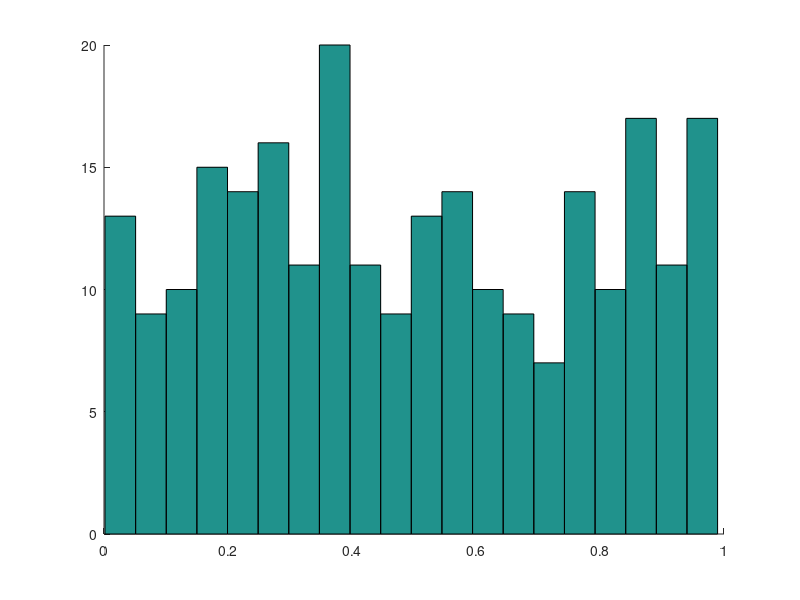

Reproduce this figure in MATLAB. (Note: this script raises an error after producing the figure.)
clear

%% clear figures
for j = 1:21
    figure(j)
    clf
end

%% settings/parameters
num_competitors = 250;% number of total competitors

num_traits = 1; % we want to generalize to more dimensions
f_mode = 3;% Which of the performance functions is to be used
fit_mode = 'cubic'; % Whether to use interpolation, cubic, or quintic fit

genetic_drift = 0.5*10^(-2);% Amount that the traits can change with reproduction
num_epochs = 50;% Number of evolutionary steps in each trial

num_experiments = 10;% Number of total trials
games_per_competitor = 100;% Number of games each competitor plays to determine fitness

num_conv_rate_boundary = 10;%Number of times we run convergence rate analysis for boundary cases
num_conv_rate_interior = 10;%Number of times we run convergence rate analysis for interior cases
% num_conv_rate = 10^6;% Number of competitors in convergence rate analysis
std_bounds = [-2.5,-1]; % bounds on range of stds to test for convergence (log base 10)
num_stds = 40;% Number of standard deviations that we run convergence rate analysis over
network_sample_size = 100; % size of network to sample per trial in convergence test
epoch_bounds = [10,10^3]; % max and min number of trials to run in convergence test
tol = 10^(-4); % desired tolerance on estimated rho in convergence test

tic;

%% Save parameters to results struct
results.parameters.num_competitors = num_competitors;
results.parameters.num_traits = num_traits;

results.parameters.f_mode = f_mode;
result.parameters.fit_mode = fit_mode;

results.parameters.genetic_drift = genetic_drift;
results.parameters.num_epochs = num_epochs;
results.parameters.num_experiments = num_experiments;

results.parameters.games_per_competitor = games_per_competitor;
results.parameters.num_conv_rate_boundary = num_conv_rate_boundary;
results.parameters.num_conv_rate_interior = num_conv_rate_interior;
% results.parameters.num_conv_rate = num_conv_rate;
results.parameters.std_bounds = std_bounds;
results.parameters.network_sample_size = network_sample_size;
results.epoch_bounds = [10,10^3];
results.tol = tol;

%% generate edge to endpoint mapping
edge_to_endpoints = NaN(num_competitors*(num_competitors - 1)/2,2);
k = 0;
for i = 1:num_competitors-1
    for j = i+1:num_competitors
        k = k+1;
        edge_to_endpoints(k,:) = [i,j];
    end
end


%% define performance function
if f_mode == 1
    %f = @(x,y) Moran_performance_function_interp(x,y,'log_odds_moran_pd');
    f = @(x,y) performance_pd_moran_24_individuals(x,y,fit_mode);
elseif f_mode == 2
    f = @(x,y) performance_stag_moran_24_individuals(x,y,fit_mode);
elseif f_mode == 3
    f = @(x,y) Moran_performance_function_interp(x,y,'log_odds_moran_chicken_10000_midway');
end


%% preallocate (generate data array that tracks data over multiple experiments)
experiment_array = zeros(num_experiments,12); % will store experimental results at end of evolution
step_by_step = NaN(num_epochs,6,num_experiments); % will store experimental results over each step

grad = NaN(num_traits,num_experiments); % stores gradient in performance at end of evolution
Hessian.xx = cell(num_experiments,1); % stores on diagonal block of the Hessian at end of evolution
Hessian.xy = cell(num_experiments,1); % stores off diagonal block of the Hessian at end of evolution

epsilon_prediction = NaN(num_experiments,1); % stores predicted value of epsilon at end of each experiment
rhos.prediction = NaN(num_experiments,1); % stores predicted value of rho (correlation coefficient) at end of each experiment
rhos.empirical = NaN(num_experiments,1); % stores the empirical value of rho at the end of each experiment
rel_intransitivity_prediction = NaN(num_experiments,1); % stores the predicted relative intransitivity at the end of each experiment
rhos.convergence.boundary.analytic = NaN(num_experiments,num_stds); % stores predicted correlation coefficient as a function of standard deviation around final centroid
rhos.convergence.interior.analytic = NaN(num_experiments,num_stds); % stores predicted correlation coefficient as a function of standard deviation around final centroid
rhos.convergence.boundary.mean = NaN(num_experiments,num_stds); % stores empirical correlation coefficient as a function of standard deviation around final centroid
rhos.convergence.interior.mean = NaN(num_experiments,num_stds); % stores empirical correlation coefficient as a function of standard deviation around final centroid
rhos.convergence.boundary.std = NaN(num_experiments,num_stds); % stores std in empirical correlation coefficient as a function of standard deviation around final centroid
rhos.convergence.interior.std = NaN(num_experiments,num_stds); % stores std in empirical correlation coefficient as a function of standard deviation around final centroid
boundary_correlation_coefficient = NaN(num_experiments,num_stds); % stores empirical correlation coefficient as a function of standard deviation around final centroid if on boundary
interior_correlation_coefficient = NaN(num_experiments,num_stds); % stores empirical correlation coefficient as a function of standard deviation around final centroid if in interior


%% loop over experiments
for experiment = 1:num_experiments
    
    %% randomly generate traits
    %[x,y,z] = rand_pick_sphere(num_competitors,0,1); %Call rand_pick_sphere function
    competitor_traits = rand(num_competitors,num_traits);
    
    %% display scatter of strategies
    figure(1)
    clf;
    hold on
    hist(competitor_traits,20,'fill')
    grid on
    axis square
    xlim([-0.1,1.1])
    
    %     ylim([-0.1,0.1])
    drawnow
    
    %% generate data array that tracks transitivity/intransitivity over time (epochs)
    epoch_array = zeros(num_epochs,6);
    cluster_centroid = zeros(1,num_traits);
    evolution_over = 0;%Dummy variable to check if we can stop the evolution process
    on_boundary = 0;%Dummy variable to state if the final location is on the boundary
    final_epoch = num_epochs;%final_epoch will output the right row of the epoch_array to experiment_array, this starts at the maximal epoch and changes if evolution_over changes
    epoch = 1;
    
    %% loop over epochs
    while epoch < final_epoch && evolution_over == 0
        
        %% Calculate performance using the performance function
        X = competitor_traits(edge_to_endpoints(:,1),:);
        Y = competitor_traits(edge_to_endpoints(:,2),:);
        competition = sparse(edge_to_endpoints(:,1), edge_to_endpoints(:,2),...
            f(X,Y),num_competitors,num_competitors) - ...
            sparse(edge_to_endpoints(:,2), edge_to_endpoints(:,1),...
            f(X,Y),num_competitors,num_competitors);
        competition = full(competition);
        
        %% Sample event outcomes
        n_events = games_per_competitor*num_competitors;
        
        competitors = NaN([n_events,2]);
        
        Z = rand([n_events,1]); % this is all the random numbers we need
        p_win = NaN([n_events,1]);
        
        num_game = 0;
        for l = 1:num_competitors
            for events = 1:games_per_competitor
                %% count games
                num_game = num_game+1;
                
                %% pick opponent
                stop = 0;
                while stop == 0
                    m = randperm(num_competitors,1);
                    if m ~= l
                        stop = 1;
                    end
                end
                
                %% store competitors
                competitors(num_game,1) = l;
                competitors(num_game,2) = m;
                
                %% get win probability
                p_win(num_game) = (1 + exp(-competition(l,m)))^(-1); % p_win = logistic(performance)
                
            end
            
        end
        
        Outcomes = (Z <= p_win); % = 1 if l wins, 0 if m wins
        
        %% Compute win frequencies (only left competitor)
        win_freq = sum(reshape(Outcomes, [games_per_competitor,num_competitors])',2)/games_per_competitor;
        indices = (1:num_competitors)';
        winfreq_with_indices = [indices,win_freq];
        
        %% performing the HHD for a complete graph ***only works for complete graphs
        ratings = (1/num_competitors)*sum(competition,2);
        
        
        %% decompose log odds
        F_t = ratings - ratings';
        F_c = competition - F_t;
        
        %% sizes of components
        Transitivity = norm(F_t,'fro')/sqrt(2);
        Intransitivity = norm(F_c,'fro')/sqrt(2);
        
        
        %% covariance calculations
        cov_at_step = trace(cov(competitor_traits));
        
        %% choose highest-fitness competitors
        winfreq_with_indices = sortrows(winfreq_with_indices,2, 'descend');
        highest_fitness = winfreq_with_indices(1:num_competitors/10,:);
        
        %% analyze for clusters
        AIC = zeros(1,round(num_competitors/10));
        GMModels = cell(1,round(num_competitors/10));
        options = statset('MaxIter',500);
        for k = 1:(round(num_competitors/10))%Getting an ill-conditioned covariance error
            GMModels{k} = fitgmdist(competitor_traits,k,'Options',options,'CovarianceType','full', 'RegularizationValue',genetic_drift/10);
            AIC(k)= GMModels{k}.AIC;
        end
        
        [minAIC,numComponents] = min(AIC);
        n_classes = numComponents;
        
        %% cluster centroid (I moved the analyze for clusters function earlier to put this)
        %if cov_at_step < 4*num_traits*genetic_drift^2 %covariance is within twice range we'd expect if it was a single point that expanded outwards
        new_cluster_centroid = mean(competitor_traits);
        if n_classes == 1 && (norm(cluster_centroid - new_cluster_centroid)) < genetic_drift/5%Cluster centroid has stopped moving
            evolution_over = 1;
            final_epoch = epoch;
        end
        cluster_centroid = new_cluster_centroid;
        %end
        
        %% reproduction process
        new_competitor_traits = NaN(num_competitors,num_traits);
        parent_traits = competitor_traits(highest_fitness(:,1),:);
        for i=0:(num_competitors/10-1)
            for j=1:10
                drift_vector = genetic_drift*(randn(1,num_traits));
                child_vector = competitor_traits(highest_fitness(i+1,1),:) + drift_vector;
                %if norm(child_vector) > 1 (code for sphere only)
                %    child_vector = 1/norm(child_vector)*child_vector;
                %end
                if child_vector > 1
                    child_vector = 1;
                elseif child_vector < 0
                    child_vector = 0;
                end
                new_competitor_traits(j+(10*i),:) = child_vector;
            end
        end
        competitor_traits = new_competitor_traits;
        
        %% display scatter of strategies
        figure(1)
        clf;
        hold on
        hist(competitor_traits,20,'fill')
        grid on
        axis square
        xlim([-0.1,1.1])
        
        %     ylim([-0.1,0.1])
        drawnow
        
        
        
        %% add to arrays
        for epoch_fill = epoch:num_epochs%Fixed to now fill subsequent epochs up to max
            epoch_array(epoch_fill,1) = Transitivity;
            epoch_array(epoch_fill,2) = Intransitivity;
            epoch_array(epoch_fill,3) = Intransitivity/sqrt(Transitivity^2 + Intransitivity^2);
            epoch_array(epoch_fill,4) = cov_at_step;
            epoch_array(epoch_fill,5) = n_classes;
            epoch_array(epoch_fill,6) = 1;
        end
        epoch = epoch + 1;
        
        
    end
    step_by_step(:,:,experiment) = epoch_array;
    
    %% Flag if final centroid is on the boundary
    final_gen_traits = max(parent_traits,[],2);
    max_coordinate = quantile(final_gen_traits,0.25,1);
    if max_coordinate > 1-1.96*genetic_drift
        on_boundary = 1;
    end
    
    % Compute gradient and Hessian at centroid
    if f_mode == 1
        [g,H] = Hessian_for_performance_pd_moran_24_individuals(cluster_centroid,fit_mode);
    elseif f_mode == 2
        [g,H] = Hessian_for_performance_stag_moran_24_individuals(cluster_centroid,fit_mode);
    elseif f_mode == 3
        %         [g,H] = Hessian_for_example_performance_6(cluster_centroid,trait_pairs,alpha,linear_amplitude,phase);
    end
    
    if f_mode ~= 3
        grad(:,experiment) = g;
        Hessian_xx{experiment} = H.xx;
        Hessian_xy{experiment} = H.xy;
        hessian_xx_norm = norm(H.xx,'fro');
        hessian_xy_norm = norm(H.xy,'fro');
    end
    
    
    %% predict relative size of intransitivity, use to compare to empirical result for the final sample
    %     Sigma = cov(competitor_traits);
    %     final_std(experiment) = sqrt(trace(Sigma)/num_traits);
    %     epsilon_prediction(experiment) = trace(-H.xy*Sigma*H.xy*Sigma)/(2*g'*Sigma*g + trace(H.xx*Sigma*H.xx*Sigma));
    %     rhos.prediction(experiment) = 1/(2*(1 + epsilon_prediction(experiment)));
    %
    %     E = num_competitors*(num_competitors - 1)/2;
    %     L = E - (num_competitors - 1);
    %     rel_intransitivity_prediction(experiment) = sqrt((1 - 2*rhos.prediction(experiment))*(L/E));
    %
    %
    
    %% empirical correlation
    %     rhos.empirical(experiment) = (1 - (E/L)*(Intransitivity^2/(Transitivity^2 + Intransitivity^2)))/2;
    %
    %        %% predict rho as a function of standard deviation
    %     epsilon = @(std_traits) norm(H.xy,'fro')^2./(2*(norm(g)./std_traits).^2 + norm(H.xx,'fro')^2);
    %     rho = @(std_traits) 1./(2*(1 + epsilon(std_traits))); %we will want to compare this to the results from the empirical approach defined below
    
    
    %     %% Calculate convergence rate given deviations of competitors from final cluster centroid (boundary)
    %     if  num_conv_rate_boundary > 0 && on_boundary == 1
    %         boundary_std_convergence_list = 10.^(linspace(std_bounds(2),std_bounds(1),num_stds));
    %         for repopulate_step = 1:length(boundary_std_convergence_list)
    %             %% compute theoretical rho and epsilon
    %             epsilons(experiment,repopulate_step) = epsilon(boundary_std_convergence_list(repopulate_step));
    %             rhos.convergence.boundary.analytic(experiment,repopulate_step) = rho(boundary_std_convergence_list(repopulate_step)); % compare to rhos.mean from below
    %
    %             if num_conv_rate_boundary > 0 %run 10 total convergence rate tests empirically
    %                 %% estimate rho empirically
    %                 [rhos.convergence.boundary.mean(experiment,repopulate_step),rhos.convergence.boundary.std(experiment,repopulate_step)] = estimate_rho_Gauss(f,cluster_centroid,boundary_std_convergence_list(repopulate_step)^2,tol,epoch_bounds,network_sample_size);
    %                 boundary_correlation_coefficient(experiment,repopulate_step) = rhos.convergence.boundary.mean(experiment,repopulate_step);
    %             end
    %
    %         end
    %         num_conv_rate_boundary = num_conv_rate_boundary-1;
    %     end
    %
    %     %% Calculate convergence rate given deviations of competitors from final cluster centroid (interior)
    %     if num_conv_rate_interior > 0 && on_boundary == 0 %run 10 total convergence rate tests
    %         interior_std_convergence_list = 10.^(linspace(std_bounds(2),std_bounds(1),num_stds));
    %         for repopulate_step = 1:length(interior_std_convergence_list)
    %             %% compute theoretical rho and epsilon
    %             epsilons(experiment,repopulate_step) = epsilon(interior_std_convergence_list(repopulate_step));
    %             rhos.convergence.interior.analytic(experiment,repopulate_step) = rho(interior_std_convergence_list(repopulate_step)); % compare to rhos.mean from below
    %
    %             %% estimate rho empirically
    %             [rhos.convergence.interior.mean(experiment,repopulate_step),rhos.convergence.interior.std(experiment,repopulate_step)] = estimate_rho_Gauss(f,cluster_centroid,interior_std_convergence_list(repopulate_step)^2,tol,epoch_bounds,network_sample_size);
    %             interior_correlation_coefficient(experiment,repopulate_step) = rhos.convergence.interior.mean(experiment,repopulate_step);
    %         end
    %         num_conv_rate_interior = num_conv_rate_interior - 1;
    %     end
    %
    %% Add parameters from this to experiments array and structs
    experiment_array(experiment,1) = epoch_array(1,3);
    experiment_array(experiment,2) = epoch_array(1,4);
    experiment_array(experiment,3) = epoch_array(2,5);
    experiment_array(experiment,4) = epoch_array(final_epoch,3);
    experiment_array(experiment,5) = epoch_array(final_epoch,4);
    experiment_array(experiment,6) = epoch_array(final_epoch,5);
    experiment_array(experiment,7) = final_epoch;
    experiment_array(experiment,8) = max_coordinate;
    experiment_array(experiment,9) = on_boundary;
    %     experiment_array(experiment,11) = hessian_xx_norm;
    %     experiment_array(experiment,12) = hessian_xy_norm;
    
    %% print
    fprintf('\n Trial %d of %d complete \n',experiment,num_experiments)
end

%% Add parameters to structs
grad_norm = vecnorm(grad);
grad_norm = grad_norm';

results.stepbysteparray = step_by_step;
results.intransitivity.initial = experiment_array(:,1);
results.covariance.initial = experiment_array(:,2);
results.clusters.initial = experiment_array(:,3);
results.intransitivity.final = experiment_array(:,4);
results.covariance.final = experiment_array(:,5);
results.clusters.final = experiment_array(:,6);
results.num.steps = experiment_array(:,7);%(Struct)
results.maxcoordinate = experiment_array(:,8);
results.norms.gradient = grad_norm;
results.norms.xxhessian = experiment_array(:,11);
results.norms.xyhessian = experiment_array(:,12);

if f_mode ~= 3
    results.analysis.grad = grad;
    results.analysis.Hessian = Hessian;
end
% results.analysis.epsilon = epsilon_prediction;
% results.analysis.rho = rhos.prediction;
% results.analysis.rho_empirical = rhos.empirical;
% results.analysis.rel_intransitivity = rel_intransitivity_prediction;
% results.analysis.epsilon_function = epsilon;


% results.convergence_test.boundary.stds = boundary_std_convergence_list;
% results.convergence_test.boundary.rhos = boundary_correlation_coefficient;
% results.convergence_test.boundary.rho_mean = nanmean(boundary_correlation_coefficient);
% results.convergence_test.boundary.rho_predictions = rhos.convergence.boundary.analytic;
% results.convergence_test.interior.stds = interior_std_convergence_list;
% results.convergence_test.interior.rhos = interior_correlation_coefficient;
% results.convergence_test.interior.rho_mean = nanmean(interior_correlation_coefficient);
% results.convergence_test.interior.rho_predictions = rhos.convergence.interior.analytic;

%% Save step-by-step results
step_by_step_array = NaN(num_epochs,6);
step_by_step_array = nansum(step_by_step,3);
step_by_step_array(:,(1:5)) = step_by_step_array(:,(1:5))./step_by_step_array(:,6);

step_by_step_std = NaN(num_epochs,6);
step_by_step_std = std(step_by_step,[],3,'omitnan');

%% Quantiles for step-by-step
step_by_step_first_quantile = quantile(step_by_step, 0.25, 3);
step_by_step_second_quantile = quantile(step_by_step, 0.75, 3);

%% Save step-by-step array to structs
results.bystep.intransitivity.mean = step_by_step_array(:,3);
results.bystep.covariance.mean = step_by_step_array(:,4);
results.bystep.clusters.mean = step_by_step_array(:,5);
results.bystep.remaining.mean = step_by_step_array(:,6);
results.bystep.intransitivity.std = step_by_step_std(:,3);
results.bystep.covariance.std = step_by_step_std(:,4);
results.bystep.clusters.std = step_by_step_std(:,5);
results.bystep.remaining.std = step_by_step_std(:,6);
results.bystep.intransitivity.firstquant = step_by_step_first_quantile(:,3);
results.bystep.covariance.firstquant = step_by_step_first_quantile(:,4);
results.bystep.clusters.firstquant = step_by_step_first_quantile(:,5);
results.bystep.remaining.firstquant = step_by_step_first_quantile(:,6);
results.bystep.intransitivity.secondquant = step_by_step_second_quantile(:,3);
results.bystep.covariance.secondquant = step_by_step_second_quantile(:,4);
results.bystep.clusters.secondquant = step_by_step_second_quantile(:,5);
results.bystep.remaining.secondquant = step_by_step_second_quantile(:,6);

%% Find overall information about our experiment's runtime and save to struct
runtime = toc;
results.parameters.runtime = runtime;

%% save structs
save('evolution_test_4_results.mat', 'results');

%% visualize data
PlotResults_Moran('evolution_test_4_results.mat');

